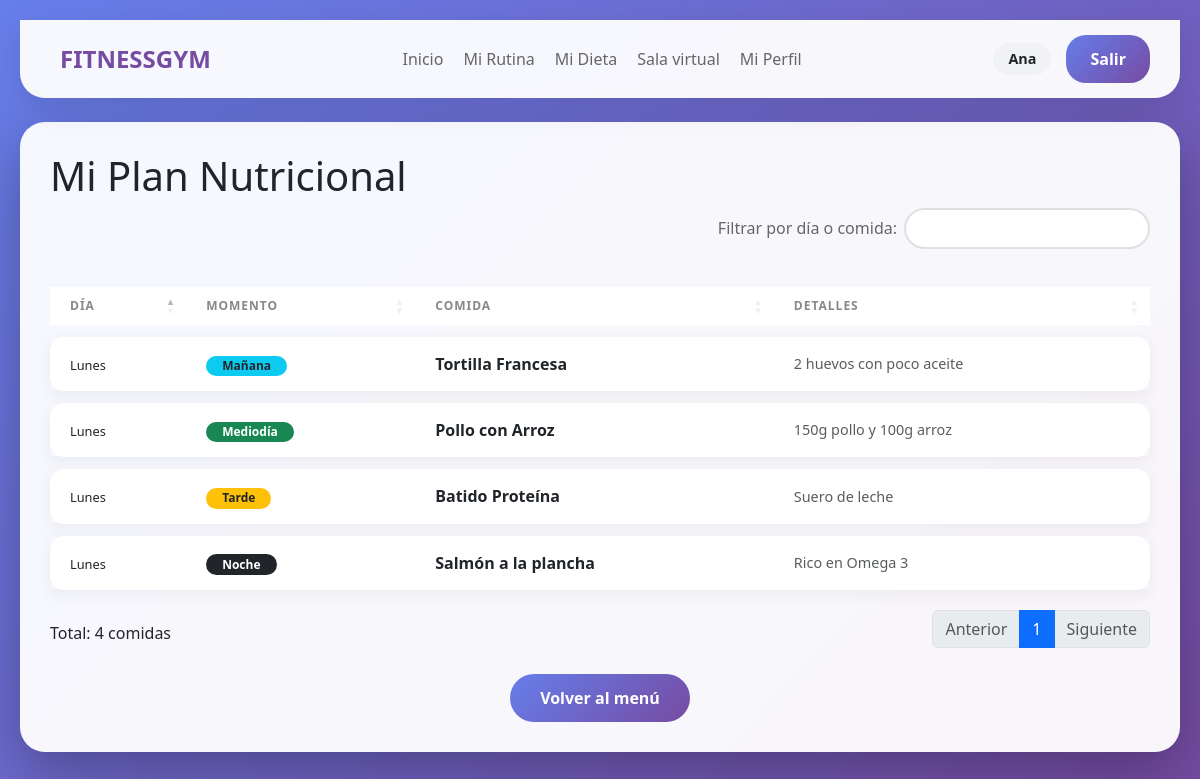
Page /php/ver_dieta_usuario.php (signed in) on the committed database.
### tables this page shows
CREATE TABLE `dieta_comida` (
  `id_dieta` int(11) NOT NULL,
  `id_comida` int(11) NOT NULL,
  `dia_semana` enum('lunes','martes','miércoles','jueves','viernes','sábado','domingo') NOT NULL,
  `momento` enum('mañana','mediodía','tarde','noche') NOT NULL,
  `orden_momento` int(11) DEFAULT 1
);

CREATE TABLE `comidas` (
  `id_comida` int(11) NOT NULL,
  `nombre` varchar(100) NOT NULL,
  `descripcion` text DEFAULT NULL,
  `calorias` int(11) DEFAULT NULL,
  `tipo` enum('desayuno','almuerzo','cena','snack') DEFAULT NULL
);

### php/ver_dieta_usuario.php (the view, shortened to what this page needs)
<?php
include 'conexion.php';
$id_usuario = $_SESSION['id_usuario'];
$sql = "SELECT d.nombre AS nombre_dieta, d.descripcion, c.nombre AS nombre_comida, c.descripcion AS descripcion_comida,
               dc.dia_semana, dc.momento, dc.orden_momento
        FROM usuarios u
        JOIN dietas d ON u.id_dieta_activa = d.id_dieta
        JOIN dieta_comida dc ON d.id_dieta = dc.id_dieta
        JOIN comidas c ON dc.id_comida = c.id_comida
        WHERE u.id_usuario = ?
        ORDER BY
            FIELD(dc.dia_semana, 'lunes','martes','miércoles','jueves','viernes','sábado','domingo'),
            FIELD(dc.momento, 'mañana','mediodía','tarde','noche'),
            dc.orden_momento";
$stmt = mysqli_prepare($conexion, $sql);
mysqli_stmt_bind_param($stmt, "i", $id_usuario);
mysqli_stmt_execute($stmt);
$resultado = mysqli_stmt_get_result($stmt);
$datos_dieta = mysqli_fetch_assoc($resultado);
if ($datos_dieta) {
    mysqli_data_seek($resultado, 0);
}
?>
<!DOCTYPE html>
<html lang="es">
<head>
    <link href="https://cdn.jsdelivr.net/npm/bootstrap@5.3.0/dist/css/bootstrap.min.css" rel="stylesheet">
    <link href="https://cdn.datatables.net/1.13.6/css/dataTables.bootstrap5.min.css" rel="stylesheet">
    <link rel="stylesheet" href="../css/estilo_global.css">
</head>
<body>
    <?php include 'navbar.php'; ?>
    <div class="container mt-4">
        <?php if ($datos_dieta): ?>
            <h1><i class="fas fa-utensils"></i> Mi Plan Nutricional</h1>
            <table id="tablaDieta" class="table">
                <thead>
                    <tr>
                        <th>Día</th>
                        <th>Momento</th>
                        <th>Comida</th>
                        <th>Detalles</th>
                    </tr>
                </thead>
                <tbody>
                    <?php while ($fila = mysqli_fetch_assoc($resultado)): ?>
                    <tr>
                        <td>
                            <span class="active-room" style="margin:0; font-size: 0.8rem; display: inline-block;">
                                <?php echo ucfirst($fila['dia_semana']); ?>
                            </span>
                        </td>
                        <td>
                            <?php
                                $badge_class = 'bg-secondary';
                                if($fila['momento'] == 'mañana') $badge_class = 'bg-info text-dark';
                                if($fila['momento'] == 'mediodía') $badge_class = 'bg-success text-white';
                                if($fila['momento'] == 'tarde') $badge_class = 'bg-warning text-dark';
                                if($fila['momento'] == 'noche') $badge_class = 'bg-dark text-white';
                            ?>
                            <span class="badge <?php echo $badge_class; ?> rounded-pill px-3">
                                <?php echo ucfirst($fila['momento']); ?>
                            </span>
                        </td>
                        <td><strong><?php echo htmlspecialchars($fila['nombre_comida']); ?></strong></td>
                        <td class="text-muted" style="font-size: 0.9rem;">
                            <?php echo htmlspecialchars($fila['descripcion_comida']); ?>
                        </td>
                    </tr>
                    <?php endwhile; ?>
                </tbody>
            </table>
        <?php endif; ?>
        <div class="mt-4 text-center">
            <a href="menu_usuario.php" class="btn btn-secondary">Volver al menú</a>
        </div>
    </div>
</body>
</html>

### css/estilo_global.css (style rules this page uses)
:root { --primary-gradient: linear-gradient(135deg, #667eea 0%, #764ba2 100%); --bg-light: rgba(255, 255, 255, 0.95); --shadow-soft: 0 10px 30px rgba(0, 0, 0, 0.05); --shadow-strong: 0 20px 60px rgba(0, 0, 0, 0.3); --radius-main: 25px; --radius-card: 20px; --text-dark: #333; --text-muted: #666; }
* { margin: 0; padding: 0; box-sizing: border-box; font-family: 'Segoe UI', Tahoma, Geneva, Verdana, sans-serif; }
body { background: var(--primary-gradient); min-height: 100vh; padding: 20px; }
.container { max-width: 1200px; margin: 0 auto; background: var(--bg-light); border-radius: var(--radius-main); padding: 30px; box-shadow: var(--shadow-strong); }
.btn { background: var(--primary-gradient); color: white; border: none; padding: 12px 30px; border-radius: 25px; font-size: 16px; font-weight: bold; cursor: pointer; transition: all 0.3s; text-decoration: none; display: inline-block; }
table.dataTable { border-collapse: separate !important; border-spacing: 0 12px !important; border: none !important; }
table.dataTable thead th { border: none !important; color: #888; text-transform: uppercase; font-size: 0.75rem; letter-spacing: 1px; padding: 10px 20px !important; }
table.dataTable tbody tr { background-color: white !important; box-shadow: 0 5px 15px rgba(0, 0, 0, 0.05) !important; transition: transform 0.2s ease; }
table.dataTable tbody td { border: none !important; padding: 15px 20px !important; vertical-align: middle; }
table.dataTable tbody tr td:first-child { border-radius: 15px 0 0 15px; }
table.dataTable tbody tr td:last-child { border-radius: 0 15px 15px 0; }

### rows in the picture
dieta_comida: dia_semana "Lunes", momento "Mañana", id_comida.nombre "Tortilla Francesa", id_comida.descripcion "2 huevos con poco aceite"
dieta_comida: dia_semana "Lunes", momento "Mediodía", id_comida.nombre "Pollo con Arroz", id_comida.descripcion "150g pollo y 100g arroz"
dieta_comida: dia_semana "Lunes", momento "Tarde", id_comida.nombre "Batido Proteína", id_comida.descripcion "Suero de leche"
dieta_comida: dia_semana "Lunes", momento "Noche", id_comida.nombre "Salmón a la plancha", id_comida.descripcion "Rico en Omega 3"

### other values in the picture
$_SESSION['nombre'] "Ana"
